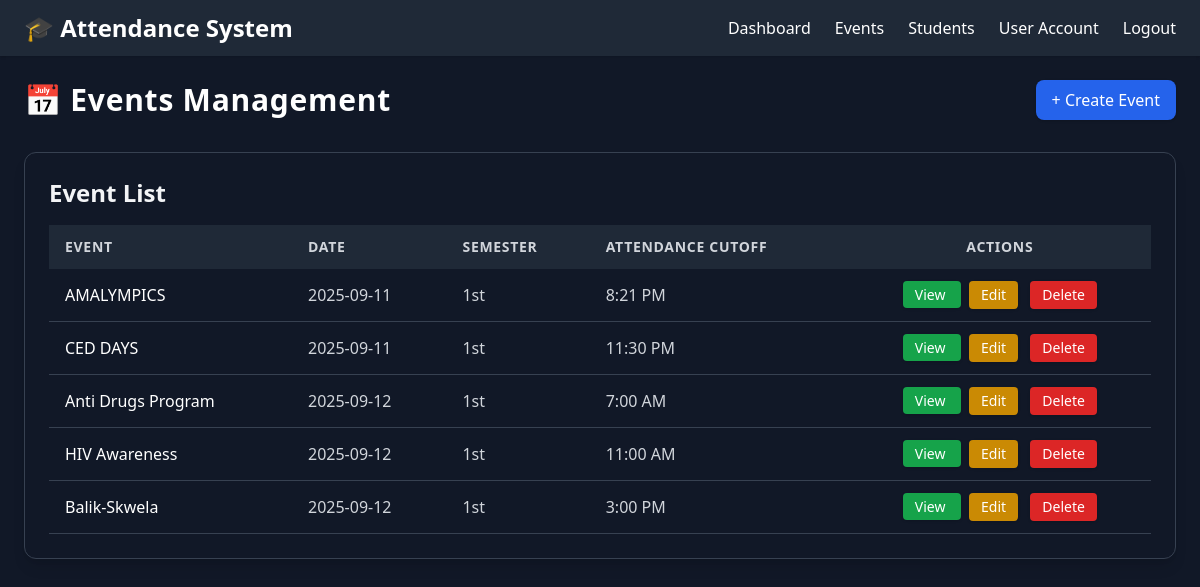
The app's page /event (signed in) with its own data.
### tables this page shows
CREATE TABLE events (
    id INTEGER PRIMARY KEY AUTOINCREMENT,
    event_name TEXT NOT NULL,
    event_date TEXT NOT NULL,
    semester TEXT NOT NULL
, cutoff_time TEXT);

### app/routes/events.py (the view)
@bp.route("/event")
@login_required
def event():
    conn = get_db_connection()
    cur = conn.cursor()
    cur.execute("SELECT * FROM events ORDER BY event_date ASC")
    rows = cur.fetchall()
    conn.close()
    events = [dict(row) for row in rows]
    return render_template("events.html", events=events, user_name=session.get("username", "Officer"))

### app/routes/events.py (called while the page is built)
def get_db_connection():
    conn = sqlite3.connect(DB_PATH)
    conn.row_factory = sqlite3.Row
    return conn

def login_required(func):
    from functools import wraps
    @wraps(func)
    def wrapper(*args, **kwargs):
        if "user_id" not in session:
            flash("⚠️ Please login first.", "warning")
            return redirect(url_for("auth.login"))
        return func(*args, **kwargs)
    return wrapper

### app/templates/events.html (shortened to what this page needs)
{% extends "base.html" %}
{% block content %}
<div class="p-6 space-y-8">
  <div class="flex items-center justify-between">
    <h2 class="text-3xl font-bold text-white tracking-wide">📅 Events Management</h2>
    <button onclick="openModal()"
            class="bg-blue-600 hover:bg-blue-700 text-white px-4 py-2 rounded-lg shadow transition">
      + Create Event
    </button>
  </div>
  <div class="bg-gray-900 border border-gray-700 rounded-xl shadow-lg p-6">
    <h3 class="text-2xl font-semibold text-gray-100 mb-4">Event List</h3>
    <div class="overflow-x-auto">
      <table id="eventTable" class="w-full border-collapse">
        <thead>
          <tr class="bg-gray-800 text-gray-300 text-left text-sm uppercase tracking-wider">
            <th class="px-4 py-3">Event</th>
            <th class="px-4 py-3">Date</th>
            <th class="px-4 py-3">Semester</th>
            <th class="px-4 py-3">Attendance Cutoff</th>
            <th class="px-4 py-3 text-center">Actions</th>
          </tr>
        </thead>
        <tbody id="eventTableBody">
          {% for event in events %}
          <tr id="event-row-{{ event.id }}" class="border-b border-gray-700 hover:bg-gray-800 transition">
            <td class="px-4 py-3 font-medium text-white">{{ event.event_name }}</td>
            <td class="px-4 py-3 text-gray-300">{{ event.event_date }}</td>
            <td class="px-4 py-3 text-gray-300">{{ event.semester }}</td>
            <td class="px-4 py-3 text-gray-300">
  {% if event.cutoff_time %}
    {% set hour, minute = event.cutoff_time.split(':') %}
    {{ "%d:%02d %s"|format((hour|int % 12) or 12, minute|int, "AM" if hour|int < 12 else "PM") }}
  {% else %}
    -
  {% endif %}
</td>
            <td class="px-4 py-3 text-center space-x-2">
             <a href="{{ url_for('event.view_attendance', event_id=event.id) }}"
   class="bg-green-600 hover:bg-green-700 text-white px-3 py-1 rounded text-sm shadow">
   View
</a>
              <button onclick='openUpdateModal({{ event | tojson }})'
                      class="bg-yellow-600 hover:bg-yellow-700 text-white px-3 py-1 rounded text-sm shadow">
                Edit
              </button>
              <form action="{{ url_for('event.delete_event', event_id=event.id) }}" method="POST" class="inline">
                <button type="submit"
                        class="bg-red-600 hover:bg-red-700 text-white px-3 py-1 rounded text-sm shadow"
                        onclick="return confirm('Are you sure you want to delete this event?')">
                  Delete
                </button>
              </form>
            </td>
          </tr>
          {% else %}
          <tr>
            <td colspan="5" class="text-center text-gray-400 py-4">No events found.</td>
          </tr>
          {% endfor %}
        </tbody>
      </table>
    </div>
  </div>
</div>
{% endblock %}

### records on screen
events: event_name "AMALYMPICS", event_date "2025-09-11", semester "1st", value "8:21 PM"
events: event_name "CED DAYS", event_date "2025-09-11", semester "1st", value "11:30 PM"
events: event_name "Anti Drugs Program", event_date "2025-09-12", semester "1st", value "7:00 AM"
events: event_name "HIV Awareness", event_date "2025-09-12", semester "1st", value "11:00 AM"
events: event_name "Balik-Skwela", event_date "2025-09-12", semester "1st", value "3:00 PM"
